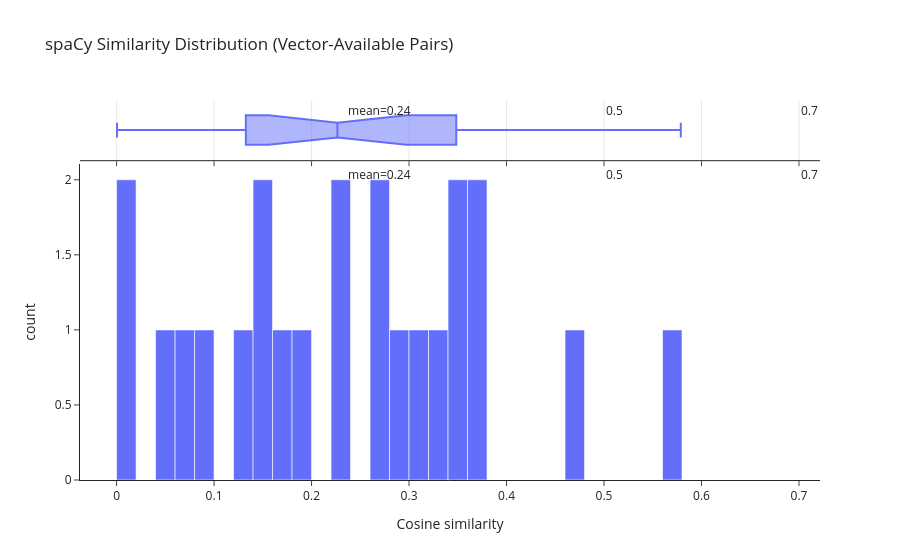
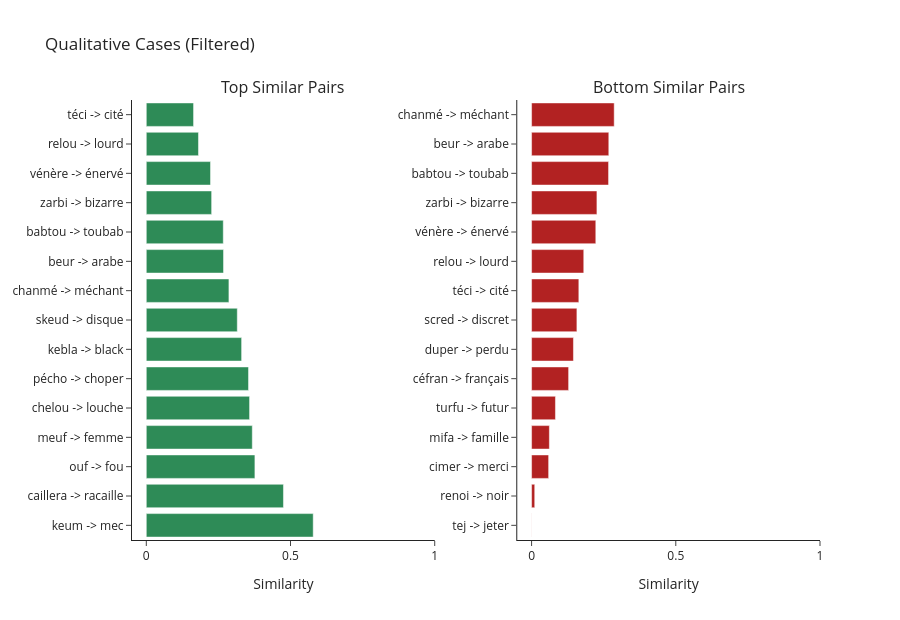
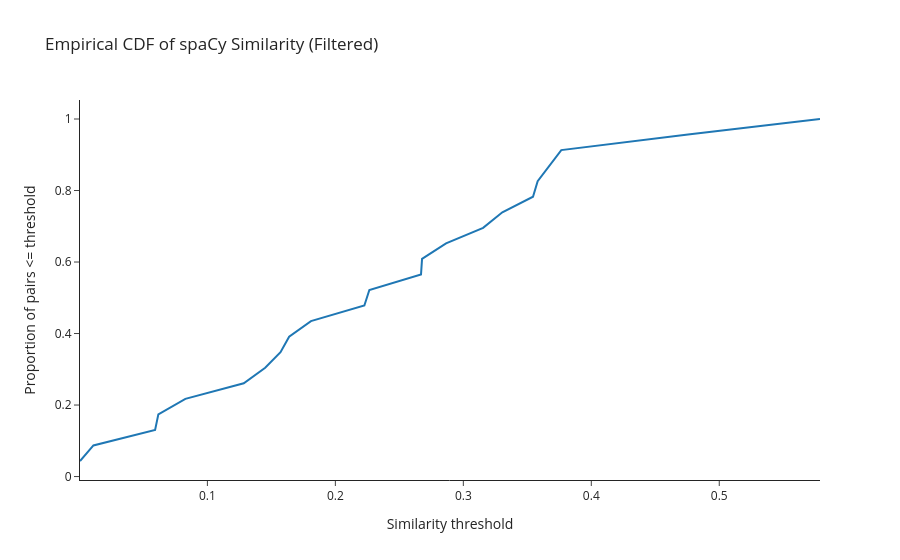

The code cell stored with these charts, in order, in its notebook:
### Code cell
import numpy as np
import pandas as pd
import plotly.express as px
import plotly.graph_objects as go
from plotly.subplots import make_subplots

# Prepare clean pairs
spacy_df = df_two_cols.copy().dropna(subset=["verlan_form", "base_form"]).copy()
spacy_df["verlan_form"] = spacy_df["verlan_form"].astype(str).str.strip()
spacy_df["base_form"] = spacy_df["base_form"].astype(str).str.strip()
spacy_df = spacy_df[(spacy_df["verlan_form"] != "") & (spacy_df["base_form"] != "")].reset_index(drop=True)

# Batch tokenize for efficiency
verlan_docs = list(nlp.pipe(spacy_df["verlan_form"].tolist()))
base_docs = list(nlp.pipe(spacy_df["base_form"].tolist()))

# Keep only pairs with available vectors (especially for verlan words)
spacy_df["verlan_has_vector"] = [doc.vector_norm > 0 for doc in verlan_docs]
spacy_df["base_has_vector"] = [doc.vector_norm > 0 for doc in base_docs]
spacy_df["both_have_vector"] = spacy_df["verlan_has_vector"] & spacy_df["base_has_vector"]

before_n = len(spacy_df)
spacy_df = spacy_df[spacy_df["both_have_vector"]].copy().reset_index(drop=True)
after_n = len(spacy_df)

# Recompute docs after filtering, then compute similarity
verlan_docs = list(nlp.pipe(spacy_df["verlan_form"].tolist()))
base_docs = list(nlp.pipe(spacy_df["base_form"].tolist()))
spacy_df["spacy_similarity"] = [d1.similarity(d2) for d1, d2 in zip(verlan_docs, base_docs)]

avg_all = spacy_df["spacy_similarity"].mean()
avg_nonneg = spacy_df.loc[spacy_df["spacy_similarity"] > 0, "spacy_similarity"].mean()
share_05 = (spacy_df["spacy_similarity"] >= 0.5).mean()
share_07 = (spacy_df["spacy_similarity"] >= 0.7).mean()

print(f"Pairs before vector filter: {before_n}")
print(f"Pairs after vector filter: {after_n}")
print(f"Dropped pairs: {before_n - after_n}")
print(f"Average similarity (all): {avg_all:.4f}")
print(f"Average similarity (>0): {avg_nonneg:.4f}")
print(f"Share(sim >= 0.5): {share_05:.2%}")
print(f"Share(sim >= 0.7): {share_07:.2%}")

# 1) Distribution + key thresholds
fig_hist = px.histogram(
    spacy_df,
    x="spacy_similarity",
    nbins=30,
    marginal="box",
    title="spaCy Similarity Distribution (Vector-Available Pairs)",
    labels={"spacy_similarity": "Cosine similarity"},
)
fig_hist.add_vline(x=avg_all, line_dash="dash", line_color="red", annotation_text=f"mean={avg_all:.2f}")
fig_hist.add_vline(x=0.5, line_dash="dot", line_color="gray", annotation_text="0.5")
fig_hist.add_vline(x=0.7, line_dash="dot", line_color="gray", annotation_text="0.7")
fig_hist.update_layout(template="simple_white")
fig_hist.show()

# 2) Top/Bottom examples for qualitative interpretation
top_n = 15
high_df = spacy_df.nlargest(top_n, "spacy_similarity").copy()
low_df = spacy_df.nsmallest(top_n, "spacy_similarity").copy()
high_df["pair"] = high_df["verlan_form"] + " -> " + high_df["base_form"]
low_df["pair"] = low_df["verlan_form"] + " -> " + low_df["base_form"]

fig_bar = make_subplots(
    rows=1, cols=2,
    subplot_titles=("Top Similar Pairs", "Bottom Similar Pairs"),
    horizontal_spacing=0.12
)
fig_bar.add_trace(
    go.Bar(y=high_df["pair"], x=high_df["spacy_similarity"], orientation="h", name="Top", marker_color="#2E8B57"),
    row=1, col=1
)
fig_bar.add_trace(
    go.Bar(y=low_df["pair"], x=low_df["spacy_similarity"], orientation="h", name="Bottom", marker_color="#B22222"),
    row=1, col=2
)
fig_bar.update_layout(height=620, template="simple_white", showlegend=False, title="Qualitative Cases (Filtered)")
fig_bar.update_xaxes(title_text="Similarity", range=[spacy_df["spacy_similarity"].min() - 0.05, 1.0])
fig_bar.show()

# 3) CDF: easier to read proportion-based conclusions
sorted_sim = np.sort(spacy_df["spacy_similarity"].values)
cdf = np.arange(1, len(sorted_sim) + 1) / len(sorted_sim)
fig_cdf = go.Figure()
fig_cdf.add_trace(go.Scatter(x=sorted_sim, y=cdf, mode="lines", name="CDF"))
fig_cdf.update_layout(
    template="simple_white",
    title="Empirical CDF of spaCy Similarity (Filtered)",
    xaxis_title="Similarity threshold",
    yaxis_title="Proportion of pairs <= threshold",
)
fig_cdf.show()

display(spacy_df.sort_values("spacy_similarity", ascending=False).head(10))

### Figure 1 — Plotly figure (JSON) as saved in the notebook; plotly's stock layout.template omitted (floating-point values rounded to 4 significant figures)
{"data": [{"bingroup": "x", "hovertemplate": "Cosine similarity=%{x}<br>count=%{y}<extra></extra>", "legendgroup": "", "marker": {"color": "#636efa", "pattern": {"shape": ""}}, "name": "", "nbinsx": 30, "orientation": "v", "showlegend": false, "type": "histogram", "x": [0.2865, 0.3581, 0.1452, 0.3765, 0.1809, 0.1571, 0.2227, 0.2266, 0.05912, 0.2669, 0.2677, 0.4756, 0.1284, 0.3305, 0.5787, 0.3675, 0.06166, 0.01092, 0.3155, 0.08279, 0.1639, 0.3544, 0.0004373], "xaxis": "x", "yaxis": "y"}, {"hovertemplate": "Cosine similarity=%{x}<extra></extra>", "legendgroup": "", "marker": {"color": "#636efa"}, "name": "", "notched": true, "showlegend": false, "type": "box", "x": [0.2865, 0.3581, 0.1452, 0.3765, 0.1809, 0.1571, 0.2227, 0.2266, 0.05912, 0.2669, 0.2677, 0.4756, 0.1284, 0.3305, 0.5787, 0.3675, 0.06166, 0.01092, 0.3155, 0.08279, 0.1639, 0.3544, 0.0004373], "xaxis": "x2", "yaxis": "y2"}], "layout": {"annotations": [{"showarrow": false, "text": "mean=0.24", "x": 0.2355, "xanchor": "left", "xref": "x", "y": 1, "yanchor": "top", "yref": "y domain"}, {"showarrow": false, "text": "mean=0.24", "x": 0.2355, "xanchor": "left", "xref": "x2", "y": 1, "yanchor": "top", "yref": "y2 domain"}, {"showarrow": false, "text": "0.5", "x": 0.5, "xanchor": "left", "xref": "x", "y": 1, "yanchor": "top", "yref": "y domain"}, {"showarrow": false, "text": "0.5", "x": 0.5, "xanchor": "left", "xref": "x2", "y": 1, "yanchor": "top", "yref": "y2 domain"}, {"showarrow": false, "text": "0.7", "x": 0.7, "xanchor": "left", "xref": "x", "y": 1, "yanchor": "top", "yref": "y domain"}, {"showarrow": false, "text": "0.7", "x": 0.7, "xanchor": "left", "xref": "x2", "y": 1, "yanchor": "top", "yref": "y2 domain"}], "barmode": "relative", "legend": {"tracegroupgap": 0}, "shapes": [{"line": {"color": "red", "dash": "dash"}, "type": "line", "x0": 0.2355, "x1": 0.2355, "xref": "x", "y0": 0, "y1": 1, "yref": "y domain"}, {"line": {"color": "red", "dash": "dash"}, "type": "line", "x0": 0.2355, "x1": 0.2355, "xref": "x2", "y0": 0, "y1": 1, "yref": "y2 domain"}, {"line": {"color": "gray", "dash": "dot"}, "type": "line", "x0": 0.5, "x1": 0.5, "xref": "x", "y0": 0, "y1": 1, "yref": "y domain"}, {"line": {"color": "gray", "dash": "dot"}, "type": "line", "x0": 0.5, "x1": 0.5, "xref": "x2", "y0": 0, "y1": 1, "yref": "y2 domain"}, {"line": {"color": "gray", "dash": "dot"}, "type": "line", "x0": 0.7, "x1": 0.7, "xref": "x", "y0": 0, "y1": 1, "yref": "y domain"}, {"line": {"color": "gray", "dash": "dot"}, "type": "line", "x0": 0.7, "x1": 0.7, "xref": "x2", "y0": 0, "y1": 1, "yref": "y2 domain"}], "title": {"text": "spaCy Similarity Distribution (Vector-Available Pairs)"}, "xaxis": {"anchor": "y", "domain": [0, 1], "title": {"text": "Cosine similarity"}}, "xaxis2": {"anchor": "y2", "domain": [0, 1], "matches": "x", "showgrid": true, "showticklabels": false}, "yaxis": {"anchor": "x", "domain": [0, 0.8316], "title": {"text": "count"}}, "yaxis2": {"anchor": "x2", "domain": [0.8416, 1], "matches": "y2", "showgrid": false, "showline": false, "showticklabels": false, "ticks": ""}}}

### Figure 2 — Plotly figure (JSON) as saved in the notebook; plotly's stock layout.template omitted (floating-point values rounded to 4 significant figures)
{"data": [{"marker": {"color": "#2E8B57"}, "name": "Top", "orientation": "h", "type": "bar", "x": [0.5787, 0.4756, 0.3765, 0.3675, 0.3581, 0.3544, 0.3305, 0.3155, 0.2865, 0.2677, 0.2669, 0.2266, 0.2227, 0.1809, 0.1639], "xaxis": "x", "y": ["keum -> mec", "caillera -> racaille", "ouf -> fou", "meuf -> femme", "chelou -> louche", "pécho -> choper", "kebla -> black", "skeud -> disque", "chanmé -> méchant", "beur -> arabe", "babtou -> toubab", "zarbi -> bizarre", "vénère -> énervé", "relou -> lourd", "téci -> cité"], "yaxis": "y"}, {"marker": {"color": "#B22222"}, "name": "Bottom", "orientation": "h", "type": "bar", "x": [0.0004373, 0.01092, 0.05912, 0.06166, 0.08279, 0.1284, 0.1452, 0.1571, 0.1639, 0.1809, 0.2227, 0.2266, 0.2669, 0.2677, 0.2865], "xaxis": "x2", "y": ["tej -> jeter", "renoi -> noir", "cimer -> merci", "mifa -> famille", "turfu -> futur", "céfran -> français", "duper -> perdu", "scred -> discret", "téci -> cité", "relou -> lourd", "vénère -> énervé", "zarbi -> bizarre", "babtou -> toubab", "beur -> arabe", "chanmé -> méchant"], "yaxis": "y2"}], "layout": {"annotations": [{"font": {"size": 16}, "showarrow": false, "text": "Top Similar Pairs", "x": 0.22, "xanchor": "center", "xref": "paper", "y": 1, "yanchor": "bottom", "yref": "paper"}, {"font": {"size": 16}, "showarrow": false, "text": "Bottom Similar Pairs", "x": 0.78, "xanchor": "center", "xref": "paper", "y": 1, "yanchor": "bottom", "yref": "paper"}], "height": 620, "showlegend": false, "title": {"text": "Qualitative Cases (Filtered)"}, "xaxis": {"anchor": "y", "domain": [0, 0.44], "range": [-0.04956, 1], "title": {"text": "Similarity"}}, "xaxis2": {"anchor": "y2", "domain": [0.56, 1], "range": [-0.04956, 1], "title": {"text": "Similarity"}}, "yaxis": {"anchor": "x", "domain": [0, 1]}, "yaxis2": {"anchor": "x2", "domain": [0, 1]}}}

### Figure 3 — Plotly figure (JSON) as saved in the notebook; plotly's stock layout.template omitted (floating-point values rounded to 4 significant figures)
{"data": [{"mode": "lines", "name": "CDF", "type": "scatter", "x": [0.0004373, 0.01092, 0.05912, 0.06166, 0.08279, 0.1284, 0.1452, 0.1571, 0.1639, 0.1809, 0.2227, 0.2266, 0.2669, 0.2677, 0.2865, 0.3155, 0.3305, 0.3544, 0.3581, 0.3675, 0.3765, 0.4756, 0.5787], "y": [0.04348, 0.08696, 0.1304, 0.1739, 0.2174, 0.2609, 0.3043, 0.3478, 0.3913, 0.4348, 0.4783, 0.5217, 0.5652, 0.6087, 0.6522, 0.6957, 0.7391, 0.7826, 0.8261, 0.8696, 0.913, 0.9565, 1.0]}], "layout": {"title": {"text": "Empirical CDF of spaCy Similarity (Filtered)"}, "xaxis": {"title": {"text": "Similarity threshold"}}, "yaxis": {"title": {"text": "Proportion of pairs <= threshold"}}}}
